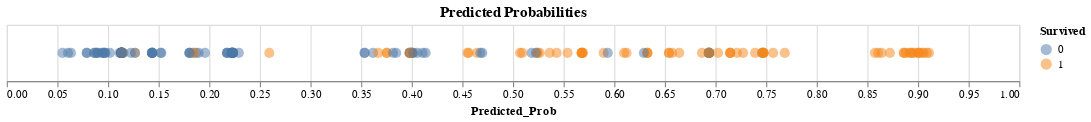

Write notebook code for a chart like this one.
### Code cell
df_sample=model1_eval.sample(n=70)
alt.Chart(model1_eval,title="Predicted Probabilities").mark_circle(size=80,opacity=0.5).encode(
    alt.X('Predicted_Prob:Q'),
    color='Survived:N'
).properties(
    width=900,
    height=50
)

### Figure 1 — Vega-Lite specification as saved in the notebook (floating-point values rounded to 4 significant figures; data arrays with more than 128 entries replaced by an {"elided": "..."} marker saying what was removed)
{"config": {"view": {"continuousWidth": 400, "continuousHeight": 300}}, "data": {"name": "data-140ce7efca63ae797ab44d3964477c64"}, "mark": {"type": "circle", "opacity": 0.5, "size": 80}, "encoding": {"color": {"field": "Survived", "type": "nominal"}, "x": {"field": "Predicted_Prob", "type": "quantitative"}}, "height": 50, "title": "Predicted Probabilities", "width": 900, "$schema": "https://vega.github.io/schema/vega-lite/v4.17.0.json", "datasets": {"data-140ce7efca63ae797ab44d3964477c64": {"elided": "178 records"}}}
